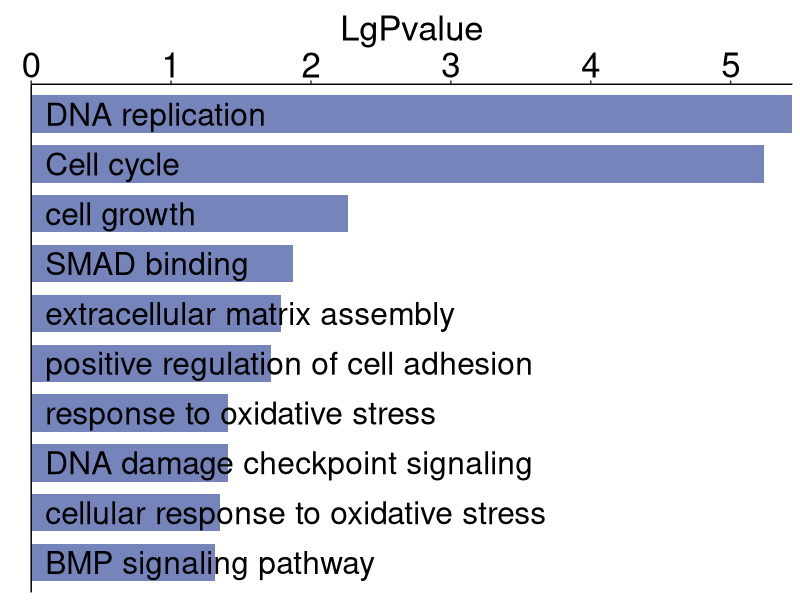

Recreate this plot in R.
library(ggplot2)
rna <- read.csv("rna.csv")
rna$LgPvalue <- -log10(rna$pvalue)
rna <- rna[order(rna$LgPvalue),]
pdf("./rna_path.pdf")
ggplot(rna,aes(
  x = factor(Description,levels = unique(Description)),
  y = LgPvalue)) +
  geom_col(width = 0.75,fill="#7584BA")+
  theme_bw()+
  theme(panel.grid.major=element_blank(),
        panel.grid.minor=element_blank(),
        panel.border = element_blank(),
        legend.title = element_blank(),
        axis.line.x = element_line(color='black'),
        axis.line.y = element_line(color='black'),
        axis.text.x = element_text(color = "black", size = 25),
        axis.title.x = element_text(color = "black", size = 25),
        axis.ticks.y = element_blank(),
        axis.text.y = element_blank())+
  coord_flip()+scale_y_continuous(position = "right",expand = c(0,0))+
  geom_text(data = rna,aes(x=Description, y=0.1, label=Description),
            hjust=0, size=8)+
   xlab(" ")
dev.off()
